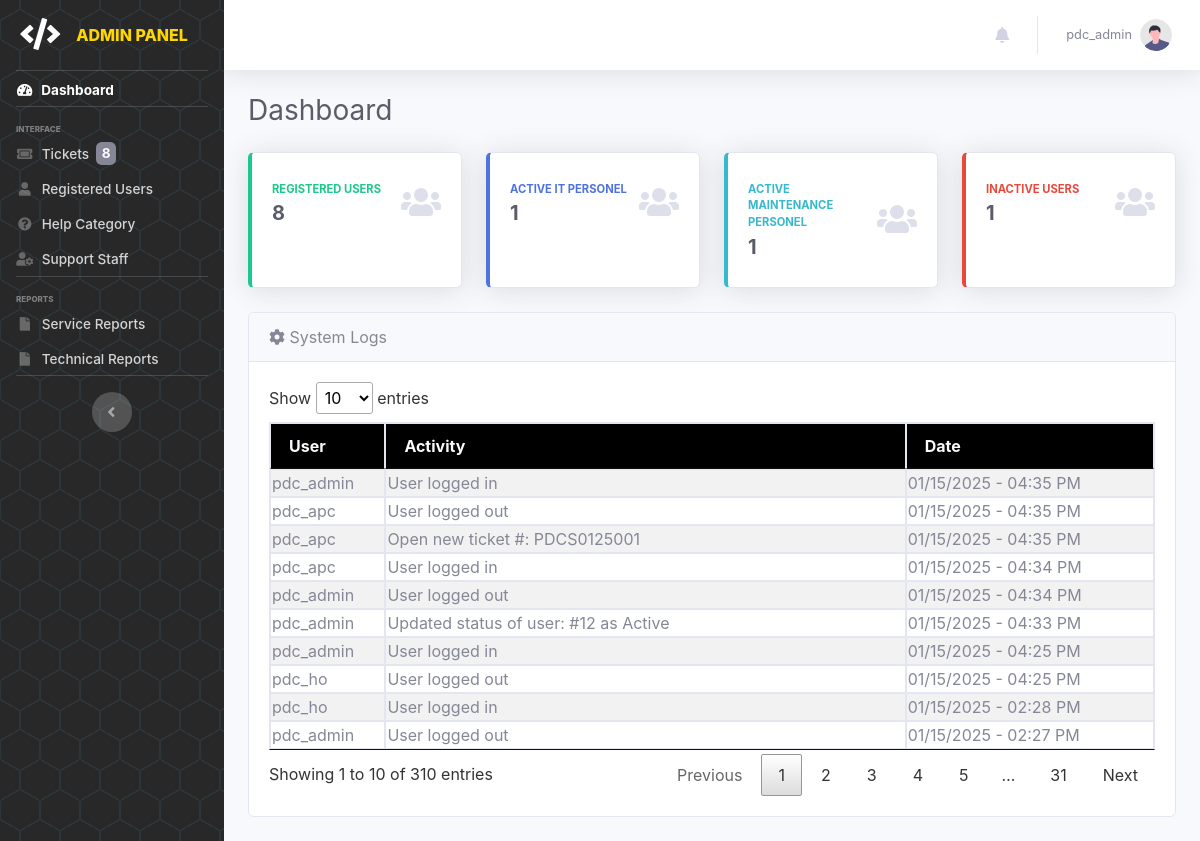
The app's page /pages/admin/dashboard (signed in) with its own data.
### tables this page shows
CREATE TABLE `tbl_auditlog` (
  `id` int(100) NOT NULL,
  `user_id` varchar(100) NOT NULL,
  `activity` varchar(2000) NOT NULL,
  `type` varchar(100) NOT NULL,
  `date_posted` datetime(6) NOT NULL DEFAULT current_timestamp(6)
);

CREATE TABLE `tbl_useraccounts` (
  `id` int(11) NOT NULL,
  `name` varchar(100) NOT NULL,
  `username` varchar(100) NOT NULL,
  `password` varchar(255) NOT NULL,
  `role` enum('admin','it-admin','maintenance-admin','office','outlet','it','maintenance') NOT NULL,
  `status` enum('Active','Inactive') NOT NULL DEFAULT 'Active',
  `created` datetime(6) DEFAULT current_timestamp(6),
  `updated` datetime(6) DEFAULT current_timestamp(6) ON UPDATE current_timestamp(6)
);

### pages/admin/admin.dashboard.php (the view)
<?php
    include('admin.header.php');
?>
    <div class="container-fluid">
        <div class="d-sm-flex align-items-center justify-content-between mb-4">
            <h1 class="h3 mb-0 text-gray-800">Dashboard</h1>
        </div>
        <div class="row">
            <div class="col-xl-3 col-md-6 mb-4">
                <div class="card border-left-success shadow h-100 py-2">
                    <div class="card-body">
                        <div class="row no-gutters align-items-center">
                            <div class="col mr-2">
                                <div class="text-xs font-weight-bold text-success text-uppercase mb-1">
                                    Registered Users</div>
                                <div class="h5 mb-0 font-weight-bold text-gray-800">
                                    <?php
                                        $acc_qry = "SELECT COUNT(*) FROM tbl_useraccounts WHERE status='Active' AND id != '1'";
                                        $result = mysqli_query($conn, $acc_qry) or die(mysqli_error($conn));
                                        while ($row = mysqli_fetch_array($result)) {
                                            if($row[0] <= 0) {
                                                echo "0";
                                            }
                                            else {
                                                echo "$row[0]";
                                            }
                                        }
                                    ?>
                                </div>
                            </div>
                            <div class="col-auto">
                                <i class="fas fa-users fa-2x text-gray-300"></i>
                            </div>
                        </div>
                    </div>
                </div>
            </div>
            <div class="col-xl-3 col-md-6 mb-4">
                <div class="card border-left-primary shadow h-100 py-2">
                    <div class="card-body">
                        <div class="row no-gutters align-items-center">
                            <div class="col mr-2">
                                <div class="text-xs font-weight-bold text-primary text-uppercase mb-1">
                                    Active IT Personel</div>
                                <div class="h5 mb-0 font-weight-bold text-gray-800"><?php echo '1';?></div>
                            </div>
                            <div class="col-auto">
                                <i class="fas fa-users fa-2x text-gray-300"></i>
                            </div>
                        </div>
                    </div>
                </div>
            </div>
            <div class="col-xl-3 col-md-6 mb-4">
                <div class="card border-left-info shadow h-100 py-2">
                    <div class="card-body">
                        <div class="row no-gutters align-items-center">
                            <div class="col mr-2">
                                <div class="text-xs font-weight-bold text-info text-uppercase mb-1">Active Maintenance Personel
                                </div>
                                <div class="row no-gutters align-items-center">
                                    <div class="col-auto">
                                        <div class="h5 mb-0 mr-3 font-weight-bold text-gray-800"><?php echo '1';?></div>
                                    </div>
                                </div>
                            </div>
                            <div class="col-auto">
                                <i class="fas fa-users fa-2x text-gray-300"></i>
                            </div>
                        </div>
                    </div>
                </div>
            </div>
            <div class="col-xl-3 col-md-6 mb-4">
                <div class="card border-left-danger shadow h-100 py-2">
                    <div class="card-body">
                        <div class="row no-gutters align-items-center">
                            <div class="col mr-2">
                                <div class="text-xs font-weight-bold text-danger text-uppercase mb-1">
                                    Inactive Users</div>
                                <div class="h5 mb-0 font-weight-bold text-gray-800">
                                    <?php
                                        $inacc_qry = "SELECT COUNT(*) FROM tbl_useraccounts WHERE status='Inactive'";
                                        $result4 = mysqli_query($conn, $inacc_qry) or die(mysqli_error($conn));
                                        while ($row4 = mysqli_fetch_array($result4)) {
                                            if($row4[0] <= 0) {
                                                echo "0";
                                            }
                                            else {
                                                echo "$row4[0]";
                                            }
                                        }
                                    ?>
                                </div>
                            </div>
                            <div class="col-auto">
                                <i class="fas fa-users fa-2x text-gray-300"></i>
                            </div>
                        </div>
                    </div>
                </div>
            </div>
        </div>
        <div class="row">
            <div class="col-lg-12">
                <div class="card mb-4">
                    <div class="card-header">
                        <i class="fas fa-gear"></i>&nbsp;System Logs
                    </div>
                    <div class="card-body">
                        <div class="table-responsive">
                            <table class="table table-bordered table-striped table-sm w-100" id="syslogtbl">
                                <thead class="bg-dark text-light">
                                    <th>User</th>
                                    <th>Activity</th>
                                    <th>Date</th>
                                </thead>
                                <tbody>
                                <?php
                                    $adlog_qry = mysqli_query($conn, "SELECT a.*, u.username FROM tbl_auditlog a LEFT JOIN tbl_useraccounts u ON a.user_id = u.id ORDER BY a.date_posted DESC;");
                                    while($adlog_res=mysqli_fetch_array($adlog_qry)){
                                        $createDT = new DateTime($adlog_res["date_posted"]);
                                ?>
                                <tr>
                                    <td><?php echo $adlog_res['username']; ?></td>
                                    <td><?php echo $adlog_res['activity']; ?></td>
                                    <td><?php echo $formattedDate = $createDT->format('m/d/Y - h:i A'); ?></td>
                                </tr>
                                <?php } ?>
                                </tbody>
                            </table>
                        </div>
                    </div>
                </div>
            </div>
        </div>
    </div>
<?php include('admin.footer.php'); ?>

### pages/index.php (shortened to what this page needs)
<?php
$page = isset($_GET['page']) ? $_GET['page'] : 'home';
if (strpos($page, 'admin/') === 0) {
    $admin_page = str_replace('admin/', '', $page);
    if ($_SERVER['REQUEST_METHOD'] === 'POST') {
        switch ($admin_page) {
            case 'edit-profile':
                include 'admin/process.profile-edit.php';
                break;
            case 'update-adpassw':
                include 'admin/process.admin-passw.php';
                break;
            case 'add-user':
                include 'admin/process.register.php';
                break;
            case 'edit-user':
                include 'admin/process.edit.user.php';
                break;
            case 'update-userpassw':
                include 'admin/process.reset.php';
                break;
            case 'add-category':
                include 'admin/process.add-category.php';
                break;
            case 'edit-category':
                include 'admin/process.edit-categ.php';
                break;
            case 'add-itemlist':
                include 'admin/process.add-itemlist.php';
                break;
            case 'ticket-approval':
                include 'admin/process.ticket-approval.php';
                break;
            case 'reject-ticket':
                include 'admin/process.ticket-decline.php';
                break;
            case 'resched-ticket':
                include 'admin/process.resched-ticket.php';
                break;
            case 'reassign-ticket':
                include 'admin/process.reassign-ticket.php';
                break;
            case 'edit-tc':
                include 'admin/process.edit-tc.php';
                break;
            case 'edit-pl':
                include 'admin/process.edit-pl.php';
                break;
        }
    } else {
        switch ($admin_page) {
            case 'dashboard':
                include 'admin/admin.dashboard.php';
                break;
        }
    }
}
?>

### pages/admin/admin.header.php (shortened to what this page needs)
<?php
include('../includes/connection.php');
$ticketcnt_qry = $conn->query("SELECT COUNT(*) AS ticket_count FROM tbl_tickets WHERE status = '1' OR status = '2' OR status = '4'");
if ($ticketcnt_qry) {
    $ticketcnt_res = $ticketcnt_qry->fetch_assoc();
    $ticket_cnt = $ticketcnt_res['ticket_count'];
}
?>
<!DOCTYPE html>
<html lang="en">
    <head>
        <link href="../../assets/vendor/bootstrap-icons/bootstrap-icons.css" rel="stylesheet">
        <link href="../../assets/vendor/fontawesome/css/all.min.css" rel="stylesheet">
        <link href="../../assets/vendor/swiper/swiper-bundle.min.css" rel="stylesheet">
        <link href="../../assets/vendor/datatables/jquery.dataTables.min.css" rel="stylesheet">
        <link rel="stylesheet" href="https://stackpath.bootstrapcdn.com/font-awesome/4.7.0/css/font-awesome.min.css">
        <link href="../../assets/css/main.style.css" rel="stylesheet">
    </head>
    <body id="page-top">
        <div id="wrapper">
            <ul class="navbar-nav sidebar sidebar-dark accordion" id="accordionSidebar">
                <a class="sidebar-brand d-flex align-items-center justify-content-center" href="dashboard">
                    <div class="sidebar-brand-icon">
                        <i class="fas fa-code"></i>
                    </div>
                    <div class="sidebar-brand-text mx-3" style="color: #FFD700;">ADMIN PANEL</div>
                </a>
                <hr class="sidebar-divider my-0">
                <li class="nav-item <?php echo ($page == 'admin/dashboard') ? 'active' : ''; ?>">
                    <a class="nav-link" href="dashboard">
                        <i class="fas fa-fw fa-tachometer-alt fa-sm"></i>
                        <span>Dashboard</span>
                    </a>
                </li>
                <hr class="sidebar-divider">
                <div class="sidebar-heading">
                    Interface
                </div>
                <li class="nav-item <?php echo in_array($page, ['admin/ticket', 'admin/view-ticket', 'admin/ticket-approval']) ? 'active' : ''; ?>">
                    <a class="nav-link" href="ticket">
                        <i class="fas fa-fw fa-ticket-alt fa-sm"></i>
                        <span>Tickets&nbsp;
                            <?php if ($ticket_cnt > 0) { ?>
                                <span class="badge bg-secondary text-light">
                                    <?php echo ($ticket_cnt > 99) ? '99+' : $ticket_cnt; ?>
                                </span>
                            <?php } ?>
                        </span>
                    </a>
                </li>
                <li class="nav-item <?php echo in_array($page, ['admin/add-user', 'admin/edit-user', 'admin/users']) ? 'active' : ''; ?>">
                    <a class="nav-link" href="users">
                        <i class="fas fa-fw fa-user fa-sm"></i>
                        <span>Registered Users</span>
                    </a>
                </li>
                <li class="nav-item <?php echo in_array($page, ['admin/add-category', 'admin/help-categories','admin/item-list', 'admin/add-itemlist']) ? 'active' : ''; ?>">
                    <a class="nav-link" href="help-categories">
                        <i class="fas fa-fw fa-question-circle fa-sm"></i>
                        <span>Help Category</span>
                    </a>
                </li>
                <li class="nav-item <?php echo in_array($page, ['admin/personnels', 'admin/it']) ? 'active' : ''; ?>">
                    <a class="nav-link" href="personnels">
                        <i class="fas fa-fw fa-user-cog fa-sm"></i>
                        <span>Support Staff</span>
                    </a>
                </li>
                <hr class="sidebar-divider d-none d-md-block">
                <div class="sidebar-heading">
                    Reports
                </div>
                <li class="nav-item">
                    <a class="nav-link" href="service-report">
                        <i class="fas fa-fw fa-file fa-sm"></i>
                        <span>Service Reports</span>
                    </a>
                </li>
                <li class="nav-item">
                    <a class="nav-link" href="technical-report">
                        <i class="fas fa-fw fa-file fa-sm"></i>
                        <span>Technical Reports</span>
                    </a>
                </li>
                <hr class="sidebar-divider d-none d-md-block">
                <div class="text-center d-none d-md-inline">
                    <button class="rounded-circle border-0" id="sidebarToggle"></button>
                </div>
            </ul>
            <div id="content-wrapper" class="d-flex flex-column">
                <div id="content">
                    <?php include_once('admin.topbar.php');?>

### pages/admin/admin.topbar.php (shortened to what this page needs)
<nav class="navbar navbar-expand navbar-light bg-white topbar mb-4 static-top shadow">
<ul class="navbar-nav ml-auto">
    <li class="nav-item dropdown no-arrow position">
        <a class="nav-link dropdown-toggle" href="#" id="userDropdown" role="button" data-toggle="dropdown" aria-haspopup="true" aria-expanded="false">
            <i class="fas fa-bell"></i>
        </a>
    </li>
    <li class="nav-item dropdown no-arrow">
        <a class="nav-link dropdown-toggle" href="#" id="userDropdown" role="button"
            data-toggle="dropdown" aria-haspopup="true" aria-expanded="false">
    <span class="mr-2 d-none d-lg-inline text-gray-600 small"><?php echo $_SESSION['username']; ?></span>
            <img class="img-profile rounded-circle"
                src="../../img/undraw_profile.svg">
        </a>
    </li>
</ul>
</nav>

### pages/admin/admin.footer.php (shortened to what this page needs)
            </div>
        </div>
    </div>
</body>
</html>

### records on screen
tbl_auditlog: user.username "pdc_admin", activity "User logged in", date_posted "01/15/2025 - 04:35 PM"
tbl_auditlog: user.username "pdc_apc", activity "User logged out", date_posted "01/15/2025 - 04:35 PM"
tbl_auditlog: user.username "pdc_apc", activity "Open new ticket #: PDCS0125001", date_posted "01/15/2025 - 04:35 PM"
tbl_auditlog: user.username "pdc_apc", activity "User logged in", date_posted "01/15/2025 - 04:34 PM"
tbl_auditlog: user.username "pdc_admin", activity "User logged out", date_posted "01/15/2025 - 04:34 PM"
tbl_auditlog: user.username "pdc_admin", activity "Updated status of user: #12 as Active", date_posted "01/15/2025 - 04:33 PM"
tbl_auditlog: user.username "pdc_admin", activity "User logged in", date_posted "01/15/2025 - 04:25 PM"
tbl_auditlog: user.username "pdc_ho", activity "User logged out", date_posted "01/15/2025 - 04:25 PM"
tbl_auditlog: user.username "pdc_ho", activity "User logged in", date_posted "01/15/2025 - 02:28 PM"
tbl_auditlog: user.username "pdc_admin", activity "User logged out", date_posted "01/15/2025 - 02:27 PM"

### other values on screen
$ticket_cnt "8"
$_SESSION['username'] "pdc_admin"
$row[0] "8"
$row4[0] "1"
